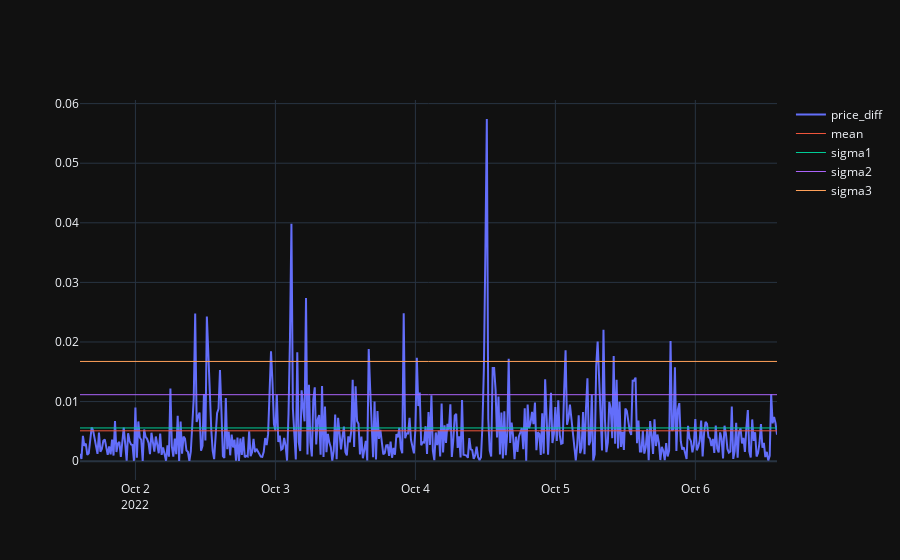

Notebook code for this chart:
### Code cell
plot('SANTOS/BUSD', 5, '15m', annualized=False)

### Figure 1 — Plotly figure (JSON) as saved in the notebook; plotly's stock layout.template omitted (floating-point values rounded to 4 significant figures; data arrays with more than 128 entries replaced by an {"elided": "..."} marker saying what was removed)
{"data": [{"mode": "lines", "name": "price_diff", "x": {"elided": "479 str values"}, "y": {"elided": "479 float values"}, "type": "scatter"}, {"line": {"width": 1}, "mode": "lines", "name": "mean", "x": ["2022-10-01T14:30:00", "2022-10-06T14:00:00"], "y": [0.005095, 0.005095], "type": "scatter"}, {"line": {"width": 1}, "mode": "lines", "name": "sigma1", "x": ["2022-10-01T14:30:00", "2022-10-06T14:00:00"], "y": [0.005578, 0.005578], "type": "scatter"}, {"line": {"width": 1}, "mode": "lines", "name": "sigma2", "x": ["2022-10-01T14:30:00", "2022-10-06T14:00:00"], "y": [0.01116, 0.01116], "type": "scatter"}, {"line": {"width": 1}, "mode": "lines", "name": "sigma3", "x": ["2022-10-01T14:30:00", "2022-10-06T14:00:00"], "y": [0.01673, 0.01673], "type": "scatter"}], "layout": {}}
